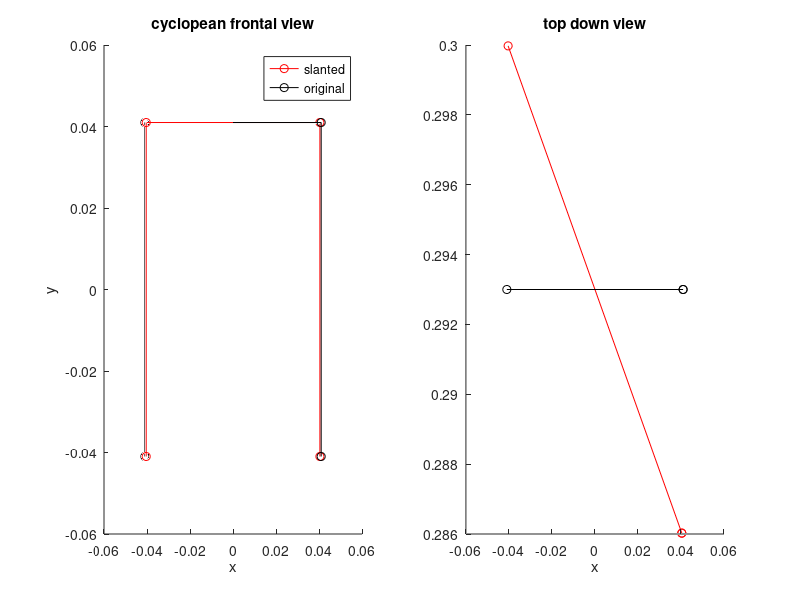
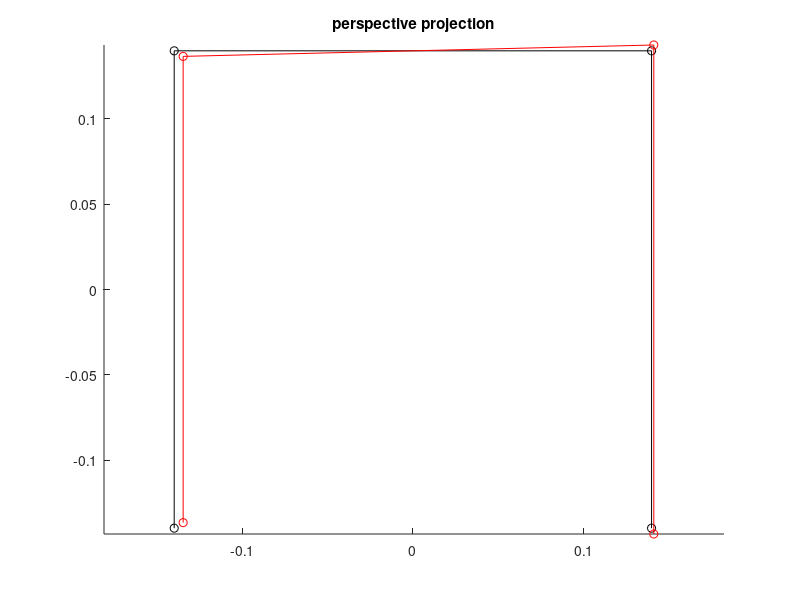

Write MATLAB code to recreate these figures, in order.
% This script was used to determine the location of the red arrow in figure 8.
% The red arrow represents the expected shape distortion given the expected
% slant distortion (e.g. change in binocular disparity). This script
% calculates the ratio of the two sides of the rectangle.

clear all;
close all;

% PARAMETER SET UP
% distance from cyclopian eye to the rectangle (meters)
dist_m = 0.293;

% size of rectangle
RectH_dg    = 16;  % in visual degrees
RectW_dg    = 16;
RectHalfW_m = (2*(dist_m )).*tand((RectW_dg./2)./2);  % convert to half width in meters
RectHalfH_m = (2*(dist_m )).*tand((RectW_dg./2)./2);

%Slant of the rectangle.
slant = 9.8; % expected slant distortion at the stimulus distance. positive slants = slant away from right eye
slant = slant.*-1; % reverse the sign of the slant to correct sign conversion issues later
display(['Slant = ', num2str(slant), ' deg']);

% Corners of a rectangle in meters
x = [-RectHalfW_m,-RectHalfW_m,RectHalfW_m,RectHalfW_m]; % bottomleft , topleft, topright, bottomright
y = [-RectHalfH_m,RectHalfH_m,RectHalfH_m,-RectHalfH_m];
z = [dist_m,dist_m ,dist_m ,dist_m];


% SPECIFY THE PLANE
% point at center of the plane
x0 = 0;
y0 = 0;
z0 = dist_m;

% frontoparallel plane normal (surface normal vector)
a0 = 0;
b0 = 0;
c0 = 1;

% CALCULATE PLANE FOR A GIVEN SLANT
% adjust surface normal to specified slant
a = a0*cosd(slant) - c0*sind(slant); % x coordinate for surfance normal vector
b = b0;                              % y coordinate doesn't change because we are rotating around a vertical axis
c = a0*sind(slant) + c0*cosd(slant); % z coordinate for surface normal vector

% Equation for a plane
d = -a*x0 - b*y0 - c*z0;

% Identify the x position of the corners given the slant
x_slanted = x*cosd(slant);

% solve for z
z_slanted= (-d - a.*x_slanted - b.*y)./c;

%% plot the results to double check

% PLOT ORTHOGRAPHIC VIEW OF THE RECTANGLE'S CORNERS
figure(50); hold on; % note that this orthographic projection does not show what the stimulus would actually look like on screen
subplot(1,2,1); hold on; title('cyclopean frontal view');
s = plot3(x_slanted(:),y(:),z_slanted(:),'-ro'); %slanted
or = plot3(x(:),y(:),z(:),'-ko'); %original dots
view([0 90]); %side view
xlabel('x'); ylabel('y');
legend([s or],'slanted','original');

subplot(1,2,2); hold on; title('top down view');
plot3(x_slanted(:),y(:),z_slanted(:),'-ro'); %plots the dots from a top view
plot3(x(:),y(:),z(:),'-ko'); %oritinal dots
view([0 0]); %top view
xlabel('x'); ylabel('z');


%PLOT USING PERSPECTIVE PROJECTION
f = 1;
xo = f*x(:)./z(:);
yo = f*y(:)./z(:);

xs = f*x_slanted(:)./z_slanted(:);
ys = f*y(:)./z_slanted(:);

figure(51); hold on; title('perspective projection');
plot(xo,yo,'-ko'); %original
plot(xs,ys,'-ro'); %slanted
axis equal;


%% Identfiy the ratio of right height / left height of the shape
%this is the calculation we do in the paper to measure the shape distortion

ratioPercieved = ys(4)./ ys(1); %half height of right side divided by the left side
display(ratioPercieved)

ratioAdjusted = ys(1) ./ ys(4); % expected adjusted ratio which is the inverse of the percieved because they are nulling the distortion
display(ratioAdjusted);

%this is the value that the red arrow signifies in figure 8 which is a difference in ratios between the start minus pre measurement
expectedDiff = ratioAdjusted - 1;
disp(['expected difference in start-pre measurement =', num2str(expectedDiff)]);


